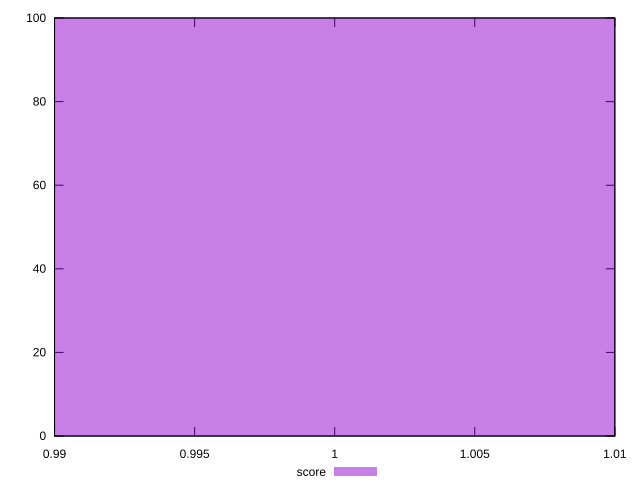

gnuplot code for this plot:
reset
set terminal svg size 640, 490 enhanced background rgb 'white'
set output "reprap/server-response-time/samples/pages+cached/score/histogram.svg"

$score <<EOF
1 100
EOF

set key outside below
set boxwidth 0.1
set yrange [0:100]
set style fill transparent solid 0.5 noborder

plot \
  $score title "score" with boxes, \


reset
